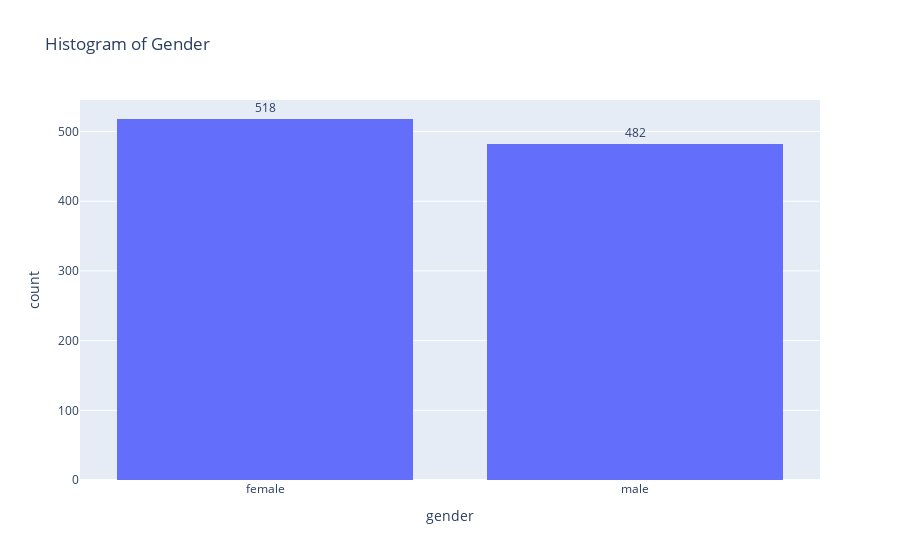

Source (notebook cell):
### Markdown cell above
Wow, no missing values!

### Code cell
fig = px.histogram(data,
                   x="gender",
                   title='Histogram of Gender',
                   text_auto=True)
fig.update_traces(textposition='outside')
fig.show()

### Figure 1 — Plotly figure (JSON) as saved in the notebook; plotly's stock layout.template omitted (floating-point values rounded to 4 significant figures; data arrays with more than 128 entries replaced by an {"elided": "..."} marker saying what was removed)
{"data": [{"alignmentgroup": "True", "bingroup": "x", "hovertemplate": "gender=%{x}<br>count=%{y}<extra></extra>", "legendgroup": "", "marker": {"color": "#636efa", "pattern": {"shape": ""}}, "name": "", "offsetgroup": "", "orientation": "v", "showlegend": false, "textposition": "outside", "texttemplate": "%{value}", "type": "histogram", "x": {"elided": "1000 str values"}, "xaxis": "x", "yaxis": "y"}], "layout": {"barmode": "relative", "legend": {"tracegroupgap": 0}, "title": {"text": "Histogram of Gender"}, "xaxis": {"anchor": "y", "domain": [0, 1], "title": {"text": "gender"}}, "yaxis": {"anchor": "x", "domain": [0, 1], "title": {"text": "count"}}}}
